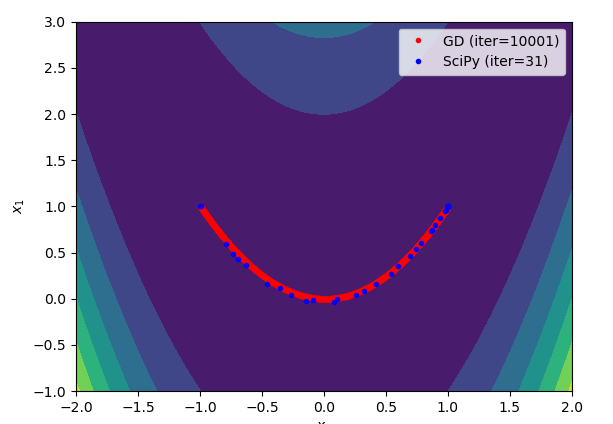

The Python source for this figure:
import numpy as np
import matplotlib.pyplot as plt
from scipy.optimize import minimize

if __name__ == '__main__':
    # Define a cost function and its gradient
    f   = lambda x: (1 - x[0])**2 + 100*(x[1] - x[0]**2)**2
    # TODO: Fill the gradient vector as [df / dx[0], df / dx[1]]
    fd = lambda x: np.array([
        -2 * (1 - x[0]) - 400 * x[0] * (x[1] - x[0]**2),  # df/dx[0]
        200 * (x[1] - x[0]**2)  # df/dx[1]
    ]) 

    # Define configuration
    x_init = [-1, 1]   # Please try other initial points
    learn_rate = 0.001 # Please try 0.01, 0.005, and 0.0001
    max_iter = 10000   # Please try 100, 1000, and 100000
    min_tol = 1e-6

    # Optimize the cost function using my gradient descent
    x = np.array(x_init)
    gd_xs = [x]
    for i in range(max_iter):
        # Run the gradient descent
        xp = x
        # TODO: Implement your gradient descent
        gradient = fd(x) # 변경된 부분: 기울기 계산
        x = x - learn_rate * gradient
        gd_xs.append(x)

        # Check the terminal condition
        if np.linalg.norm(x - xp) < min_tol:
            break
    gd_xs = np.array(gd_xs)

    # Optimize the cost function using SciPy
    result = minimize(f, x_init, tol=min_tol, options={'maxiter': max_iter, 'return_all': True})
    sp_xs = np.array(result.allvecs)

    # Visualize the results
    x_range = np.linspace(-2, 2, 100)
    y_range = np.linspace(-1, 3, 100)
    xx, yy = np.meshgrid(x_range, y_range)
    zz = f((xx, yy))
    plt.contourf(xx, yy, zz)
    plt.plot(gd_xs[:,0], gd_xs[:,1], 'r.', label=f'GD (iter={len(gd_xs)})')
    plt.plot(sp_xs[:,0], sp_xs[:,1], 'b.', label=f'SciPy (iter={result.nit})')
    plt.xlabel('$x_0$')
    plt.ylabel('$x_1$')
    plt.legend()
    plt.show()
